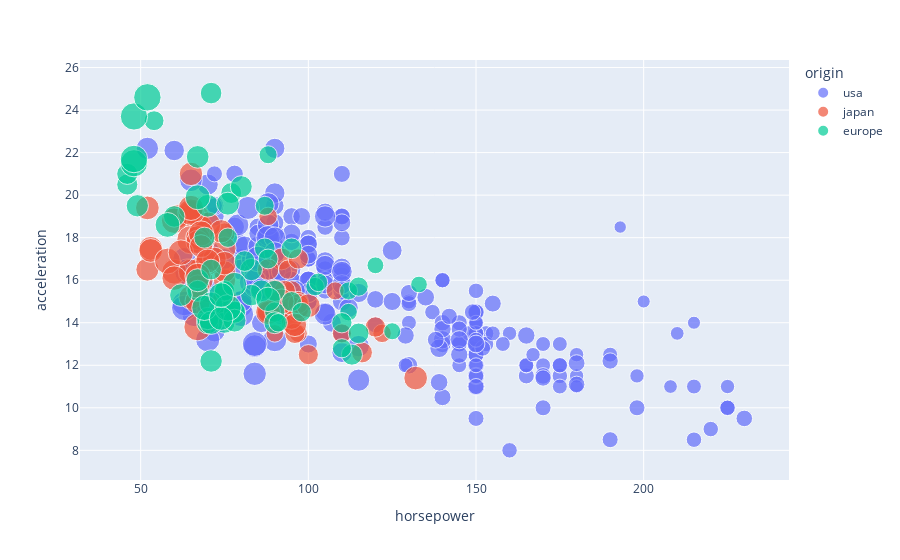

The notebook cell saved with this chart:
### Markdown cell above
### Change the size based on the mpg (miles per gallon)

### Code cell
px.scatter(data_frame = df, x = 'horsepower', y = 'acceleration', color='origin', size='mpg')

### Figure 1 — Plotly figure (JSON) as saved in the notebook; plotly's stock layout.template omitted (floating-point values rounded to 4 significant figures; data arrays with more than 128 entries replaced by an {"elided": "..."} marker saying what was removed)
{"data": [{"hovertemplate": "origin=usa<br>horsepower=%{x}<br>acceleration=%{y}<br>mpg=%{marker.size}<extra></extra>", "legendgroup": "usa", "marker": {"color": "#636efa", "size": {"elided": "249 float values"}, "sizemode": "area", "sizeref": 0.1165, "symbol": "circle"}, "mode": "markers", "name": "usa", "orientation": "v", "showlegend": true, "type": "scatter", "x": {"elided": "249 int values"}, "xaxis": "x", "y": {"elided": "249 float values"}, "yaxis": "y"}, {"hovertemplate": "origin=japan<br>horsepower=%{x}<br>acceleration=%{y}<br>mpg=%{marker.size}<extra></extra>", "legendgroup": "japan", "marker": {"color": "#EF553B", "size": [24, 27, 27, 25, 31, 35, 24, 19, 28, 23, 27, 20, 22, 18, 20, 31, 32, 31, 32, 24, 26, 29, 24, 24, 33, 33, 32, 28, 19, 31.5, 33.5, 26, 30, 22, 21.5, 32.8, 39.4, 36.1, 27.5, 27.2, 21.1, 23.9, 29.5, 34.1, 31.8, 38.1, 37.2, 29.8, 31.3, 37, 32.2, 46.6, 40.8, 44.6, 33.8, 32.7, 23.7, 32.4, 39.1, 35.1, 32.3, 37, 37.7, 34.1, 33.7, 32.4, 32.9, 31.6, 25.4, 24.2, 37, 31, 36, 36, 34, 38, 32, 38, 32], "sizemode": "area", "sizeref": 0.1165, "symbol": "circle"}, "mode": "markers", "name": "japan", "orientation": "v", "showlegend": true, "type": "scatter", "x": [95, 88, 88, 95, 65, 69, 95, 97, 92, 97, 88, 88, 94, 90, 122, 67, 65, 52, 61, 97, 93, 75, 96, 97, 53, 53, 70, 75, 108, 68, 70, 75, 67, 97, 110, 52, 70, 60, 95, 97, 95, 97, 68, 65, 65, 60, 65, 90, 75, 92, 75, 65, 65, 67, 67, 132, 100, 72, 58, 60, 67, 65, 62, 68, 75, 75, 100, 74, 116, 120, 68, 68, 88, 75, 70, 67, 67, 67, 96], "xaxis": "x", "y": [15, 14.5, 14.5, 14, 19, 18, 15.5, 13.5, 17, 14.5, 16.5, 19, 16.5, 13.5, 13.5, 19, 21, 16.5, 19, 15, 15.5, 16, 13.5, 17, 17.5, 17.4, 17, 16.4, 15.5, 18.5, 16.8, 18.2, 16.4, 14.5, 13.5, 19.4, 18.6, 16.4, 14.2, 14.7, 14.8, 14.9, 16.6, 15.2, 19.2, 18.8, 16.4, 15.5, 17.5, 15, 15.2, 17.9, 19.2, 13.8, 18, 11.4, 12.5, 17, 16.9, 16.1, 17.8, 19.4, 17.3, 16, 14.4, 16.8, 14.8, 18.3, 12.6, 13.8, 18.2, 17.6, 14.5, 14.5, 16.9, 15, 15.7, 16.2, 13.9], "yaxis": "y"}, {"hovertemplate": "origin=europe<br>horsepower=%{x}<br>acceleration=%{y}<br>mpg=%{marker.size}<extra></extra>", "legendgroup": "europe", "marker": {"color": "#00cc96", "size": [26, 25, 24, 25, 26, 28, 30, 30, 27, 23, 18, 22, 21, 26, 26, 26, 29, 24, 20, 19, 24, 29, 26, 26, 24, 26, 31, 25, 29, 23, 23, 22, 25, 28, 25, 27, 29, 29.5, 20, 19, 16.5, 36, 29, 30.5, 21.5, 43.1, 20.3, 17, 21.6, 16.2, 31.5, 31.9, 25.4, 27.2, 37.3, 41.5, 34.3, 44.3, 43.4, 36.4, 30, 40.9, 29.8, 35, 33, 34.5, 28.1, 30.7, 36, 44], "sizemode": "area", "sizeref": 0.1165, "symbol": "circle"}, "mode": "markers", "name": "europe", "orientation": "v", "showlegend": true, "type": "scatter", "x": [46, 87, 90, 95, 113, 90, 70, 76, 60, 54, 112, 76, 87, 69, 46, 90, 49, 75, 91, 112, 110, 83, 67, 78, 75, 75, 67, 71, 70, 95, 88, 98, 115, 86, 81, 83, 70, 71, 102, 88, 120, 58, 78, 78, 110, 48, 103, 125, 115, 133, 71, 71, 77, 71, 69, 76, 78, 48, 48, 67, 67, null, 62, 88, 74, null, 80, 76, 74, 52], "xaxis": "x", "y": [20.5, 17.5, 14.5, 17.5, 12.5, 14, 19.5, 14.5, 19, 23.5, 14.5, 18, 19.5, 18, 21, 15.5, 19.5, 15.5, 14, 15.5, 14, 16.5, 15.5, 14.5, 15.5, 14, 16, 16.5, 14, 15, 17, 14.5, 13.5, 15.5, 16.9, 15.3, 14.2, 12.2, 15.7, 21.9, 16.7, 18.6, 14.5, 14.1, 12.8, 21.5, 15.9, 13.6, 15.7, 15.8, 14.9, 14, 20.1, 24.8, 14.7, 14.7, 15.8, 21.7, 23.7, 19.9, 21.8, 17.3, 15.3, 15.1, 14.2, 15.8, 20.4, 19.6, 15.3, 24.6], "yaxis": "y"}], "layout": {"autosize": true, "legend": {"itemsizing": "constant", "title": {"text": "origin"}, "tracegroupgap": 0}, "margin": {"t": 60}, "xaxis": {"anchor": "y", "autorange": true, "domain": [0, 1], "range": [30.51, 244.5], "title": {"text": "horsepower"}, "type": "linear"}, "yaxis": {"anchor": "x", "autorange": true, "domain": [0, 1], "range": [6.123, 27.12], "title": {"text": "acceleration"}, "type": "linear"}}}
